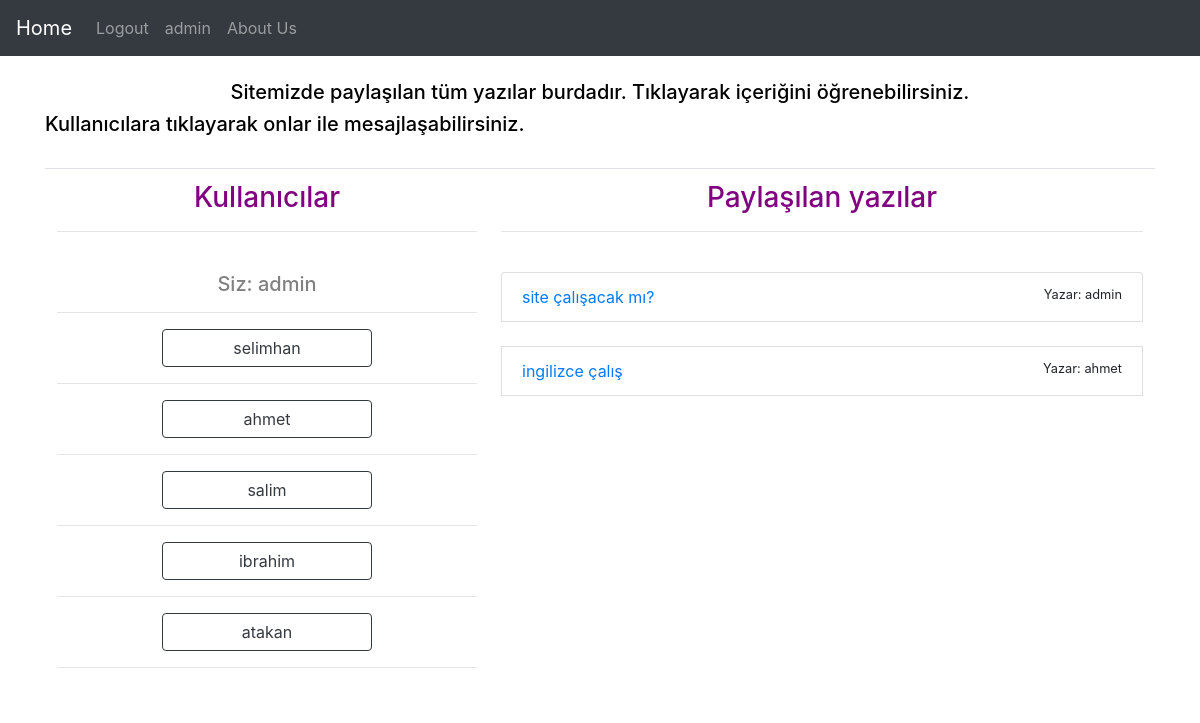
The app's page /home/ (signed in) with its own data.
### app/models.py (models this page shows, shortened)
class Post(models.Model):
    content = models.TextField()
    title = models.CharField(max_length=23, blank=True)
    author = models.ForeignKey(User, on_delete=models.CASCADE)
    class Meta:
        db_table = "t_article"

### app/views.py (the view, shortened to what this page needs)
# urls.py: path('home/',anasayfa),#Bura giriş yapıldığında oluşucak olan anasayfaya gidicek.
@login_required(login_url="/login/")
def anasayfa(request):
    users=User.objects.all().exclude(id=request.user.id)
    makaleler = Post.objects.all()
    context = {
        "makaleler": makaleler,
        "users": users
    }
    return render(request,"anasayfa.html",context)

### templates/anasayfa.html
{% extends 'index.html' %}
{% block appbody%}
<br>
<h5 class="blacktext text-center">
    Sitemizde paylaşılan tüm yazılar burdadır. Tıklayarak içeriğini öğrenebilirsiniz.
</h5>
<h5 class="blacktext text-left">
    Kullanıcılara tıklayarak onlar ile mesajlaşabilirsiniz.
</h5>
<br>
<table align="center" class="table" border="0" width=100%>
<tr>
    <td width=40%>
        <h3 class="text-center purpletext">Kullanıcılar</h3>
        <hr>
        <br>
        <h5 class="text-center greytext">Siz: {{user}}</h5><hr>
        {% include 'messaging.html' %}
    </td>
    <td width=60%>
        <h3 class="text-center purpletext">Paylaşılan yazılar</h3>
        <hr>
        <br>
        <div class="list-group">
            {% for makale in makaleler %}
            <div class="list-group-item d-flex justify-content-between">
                <a href="/profile/{{makale.id}}">
                    {{makale.title}}
                </a>
                <small>Yazar: {{makale.author}}</small>
            </div>
            <br>
            {% endfor %}
        </div>
    </td>
</tr>
</table>
{% endblock %}

### templates/navbar.html (shortened to what this page needs)
<nav class="navbar navbar-expand-lg navbar-dark bg-dark">
    <div class="collapse navbar-collapse" id="navbarNav">
        {% if user.is_authenticated%}
        <a class="navbar-brand" href="/home">Home</a>
        {% else%}
        <a class="navbar-brand" href="/">Home</a>
        {% endif%}
        <ul class="navbar-nav mr-auto mt-2 mt-lg-0">
            {% if user.is_authenticated%}
            <li class="nav-item">
                <a class="nav-link" href="/logout">Logout</a>
            </li>
            <li class="nav-item text-light">
                <a class="nav-link" href="/profile">
                    {{user}}
                </a>
            </li>
            {% else%}
            <li class="nav-item">
                <a class="nav-link" href="/login">Login</a>
            </li>
            {% endif%}
            <li class="nav-item">
                <a class="nav-link" href="/about">About Us</a>
            </li>
        </ul>
    </div>
</nav>

### templates/messaging.html (shortened to what this page needs)
{% for myuser in users %}
<p class="text-center">
    <button type="button" class="btn btn-outline-dark  col-lg-6" data-toggle="modal"
        data-target="#userModal{{myuser.id}}">
        {{myuser.username}}
    </button>
</p>
<hr>
{% endfor %}

### static/css/.colourcss.css (style rules this page uses)
.purpletext { color: purple; }
.greytext { color: grey; }
.blacktext { color: black; }

### records on screen
Post: title "site çalışacak mı?", author "admin"
Post: title "ingilizce çalış", author "ahmet"

### other values on screen
{{ user }} "admin"
{{ myuser.username }} "selimhan"
{{ myuser.username }} "ahmet"
{{ myuser.username }} "salim"
{{ myuser.username }} "ibrahim"
{{ myuser.username }} "atakan"
